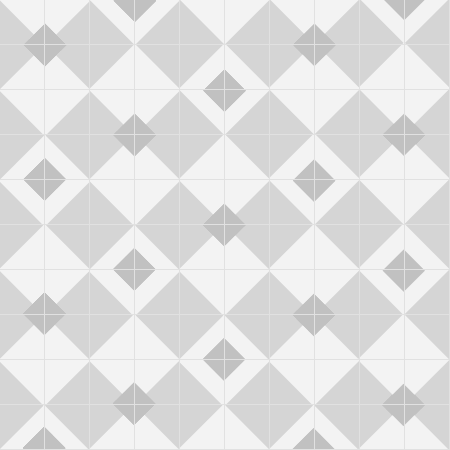
Frame 1 (no input)
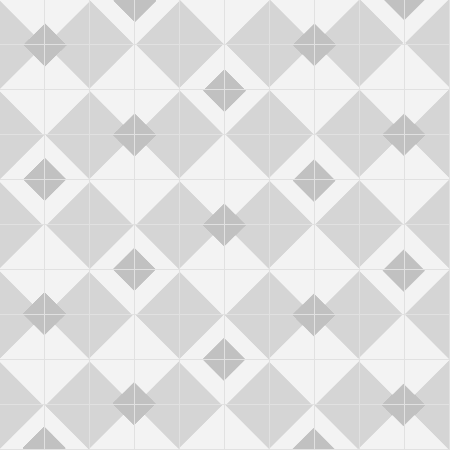
Frame 2 (the mouse pressed at the canvas centre, redrawn once)

The Processing sketch that drew these frames (run headless with seeded random() and noise(); the mouse was pressed at the canvas centre and the sketch redrawn once):

// Processing sketch: processing_29016
// ── processing_29016.pde

// globabl variables
// declared its name and assigns a value
// x Position
int xPos = 225;
// y Position
int yPos = 225;

void setup() {
  // size of screen
  size(450, 450);
  // local varibles
  // stops animation
  noLoop();
  // another way of adding width and height to the stage
  int stageWidth = width;
  int stageHeight = height;
  // background's color in RGB
  background(213, 213, 213);
  // smooths out objects
  smooth();
  // minus the fill
  noFill();
}

void draw() {
  // Locally changing the xPosition within the draw method
  xPos = 300;
  // changing the registration point to the center
  rectMode(CENTER);
  // integers a, b, and f creating size of rectangle
  int a = 45;
  int b = 30;
  int f = 65;

  // e = columns
  for (int e = 0; e < 5; e++) {
    // t = rows
    for (int t = 0; t < 1; t++) {
      // spacing between squares
      drawSquare(127 * e, 130 * t, f);
      // d = columns 
      for (int d = 0; d < 5; d++) {
        // s = rows 
        for (int s = 0; s < 1; s++) {
          // spacing between squares
          drawSquares(127 * d, 127 * s, b);
          // c = columns (across)
          for (int c = 0; c < 10; c++) {
            // r = rows (down)
            for (int r = 0; r < 10; r++) {
              // spacing between squares
              drawSquares2(45 * c, 45 * r, a);
            }
          }
        }
      }
    }
  }
}

void drawSquare(int xPos, int yPos, int f) {
  // minus the stroke
  noStroke();
  // adding fill to objects
  fill(243, 243, 243);
  // smoothing out objects
  smooth();
  // saves the matrix at the top of the stack
  pushMatrix();
  //transforming the matrix using the x and y positions
  translate(45, 45);
  // rotating the rectangles locally within the matrix
  rotate(0.77+PI/180);
  // retransforming the matrix
  translate(-15, -15);
  // placing rectangle in x and y positions
  rect(xPos - 273, yPos - 273, f, f);
  rect(xPos - 209, yPos - 209, f, f);
  rect(xPos - 145, yPos - 145, f, f);
  rect(xPos - 81, yPos - 81, f, f);
  rect(xPos - 17, yPos - 17, f, f);
  rect(xPos + 47, yPos + 47, f, f);
  rect(xPos + 111, yPos + 111, f, f);
  rect(xPos + 174, yPos + 174, f, f);
  rect(xPos + 238, yPos + 238, f, f);
  rect(xPos + 302, yPos + 302, f, f);
  // restores the previous coordinate system
  popMatrix();
}

void drawSquares(int xPos, int yPos, int b) {
  // takes out the stroke
  noStroke();
  // color 
  fill(193, 193, 193);
  // smooths out objects
  smooth();
  // saves the matrix at the top of the stack
  pushMatrix();
  //transforming the matrix using the x and y positions
  translate(45, 45);
  // rotating rectangle
  rotate(0.77+PI/180);
  // retransforming the matrix
  translate(-15, -15);
  // placing rectangle in x and y positions
  rect(xPos - 272, yPos - 272, b, b);
  rect(xPos - 176, yPos - 176, b, b);
  rect(xPos - 80, yPos - 80, b, b);
  rect(xPos + 15, yPos + 15, b, b);
  rect(xPos + 110, yPos + 110, b, b);
  rect(xPos + 205, yPos + 205, b, b);
  rect(xPos + 300, yPos + 300, b, b);
  // restores the previous coordinate system
  popMatrix();
}

void drawSquares2(int xPos, int yPos, int a) {
  // color black
  smooth();
  // adds stroke 
  stroke(225, 225, 225);
  // adds weight to stroke
  strokeWeight(1);
  // minus the fill
  noFill();
  // placing rectangle in x and y positions
  rect(xPos + 22, yPos + 22, a, a);
}
